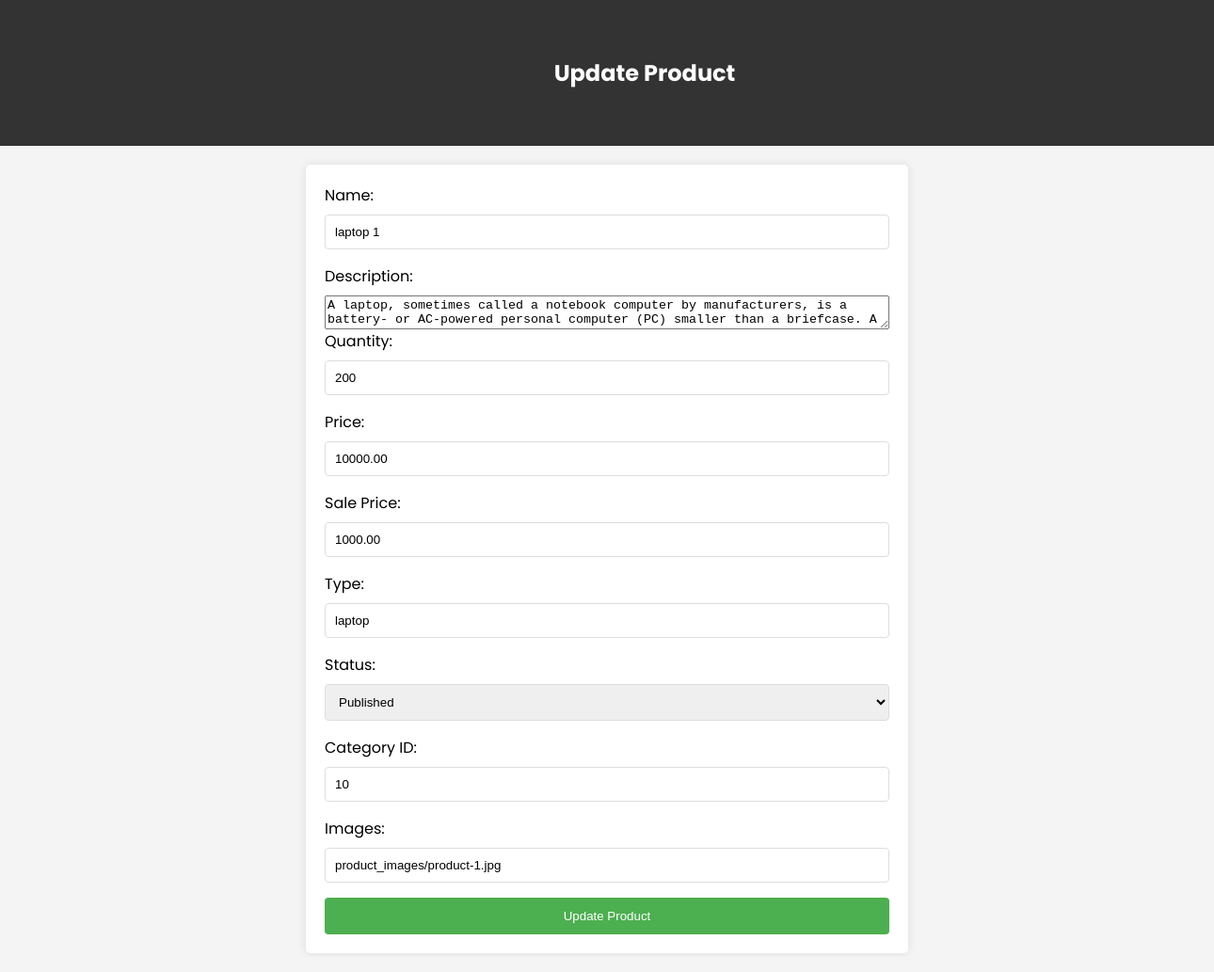
Before: /admin_dashboard/update_product.php?id=1 with the older database file.
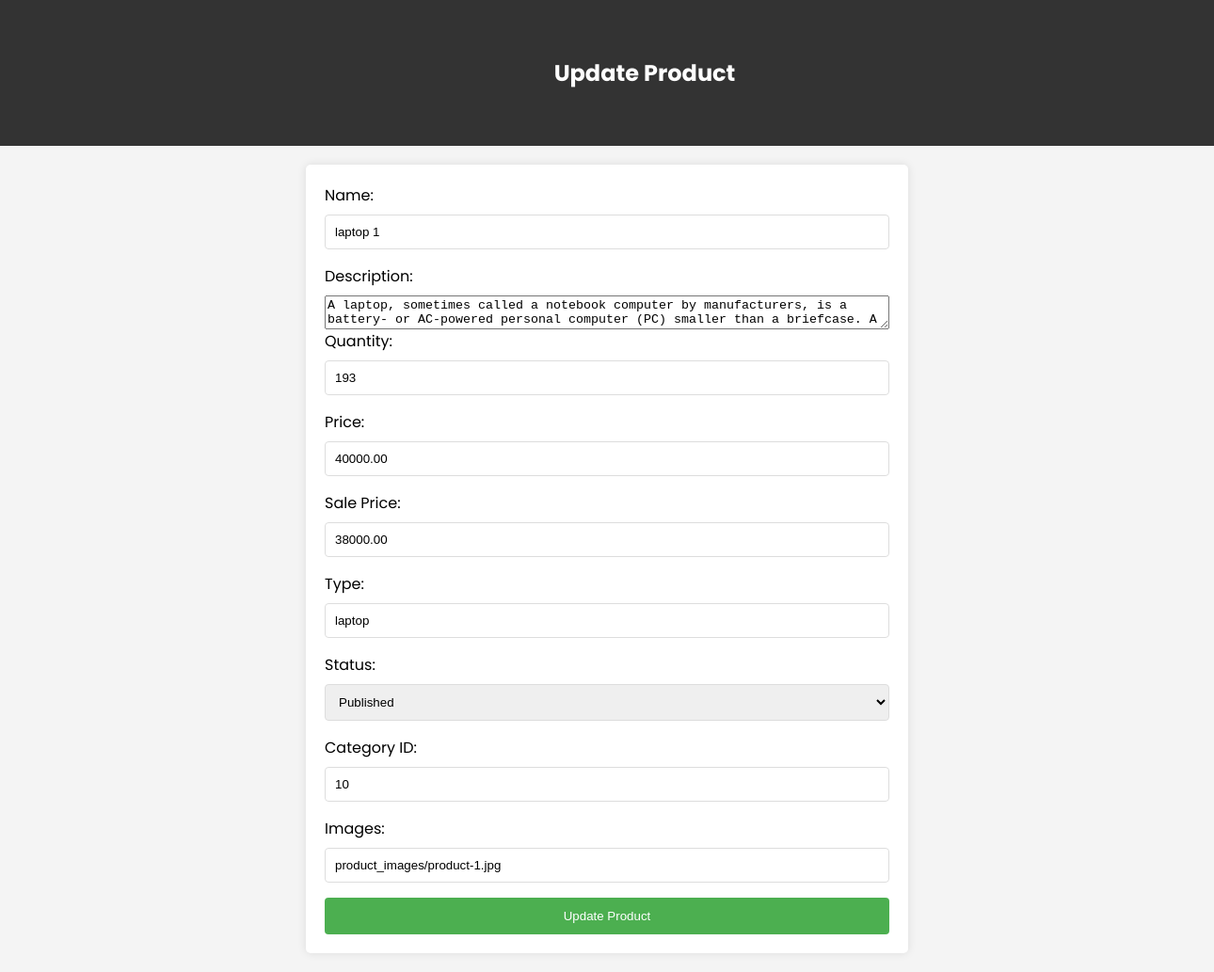
After: the same page with the newer database file.
### tables this page shows
CREATE TABLE `products` (
  `id` int(11) NOT NULL,
  `admin_id` int(11) NOT NULL,
  `name` varchar(255) NOT NULL,
  `description` text NOT NULL,
  `quantity` int(11) NOT NULL,
  `price` decimal(10,2) NOT NULL,
  `sale_price` decimal(10,2) DEFAULT NULL,
  `type` varchar(255) NOT NULL,
  `status` enum('published','draft') NOT NULL,
  `category_id` int(11) NOT NULL,
  `brand_id` int(11) NOT NULL,
  `images` text NOT NULL,
  `created_at` timestamp NOT NULL DEFAULT current_timestamp()
);

### admin_dashboard/update_product.php (the view, shortened to what this page needs)
<?php
require_once('config.php');
if (isset($_GET['id']) && is_numeric($_GET['id'])) {
    $productId = $_GET['id'];
    $result = $conn->query("SELECT * FROM products WHERE id = $productId");
} else {
    echo "Product ID not provided.";
    exit();
}
?>
<!DOCTYPE html>
<html lang="en">
<head>
</head>
<body>
    <header>
        <h2>Update Product</h2>
    </header>
    <main>
        <form method="post">
            <?php
            while ($row = $result->fetch_assoc()) {
                ?>
                <label for="name">Name:</label>
                <input type="text" name="name" value="<?= $row['name'] ?>" required>
                <label for="description">Description:</label>
                <textarea name="description" required><?= $row['description'] ?></textarea>
                <label for="quantity">Quantity:</label>
                <input type="number" name="quantity" value="<?= $row['quantity'] ?>" required>
                <label for="price">Price:</label>
                <input type="number" name="price" step="0.01" value="<?= $row['price'] ?>" required>
                <label for="sale_price">Sale Price:</label>
                <input type="number" name="sale_price" step="0.01" value="<?= $row['sale_price'] ?>" required>
                <label for="type">Type:</label>
                <input type="text" name="type" value="<?= $row['type'] ?>" required>
                <label for="status">Status:</label>
                <select name="status" required>
                    <option value="published" <?= ($row['status'] == 'published') ? 'selected' : '' ?>>Published</option>
                </select>
                <label for="category_id">Category ID:</label>
                <input type="number" name="category_id" value="<?= $row['category_id'] ?>" required>
                <label for="images">Images:</label>
                <input type="text" name="images" value="<?= $row['images'] ?>" required>
                <button type="submit">Update Product</button>
                <?php
            }
            ?>
        </form>
    </main>
</body>
</html>

Changed rows visible on the page:
changed products "laptop 1": quantity "200" → "193"; price "10000.00" → "40000.00"; sale_price "1000.00" → "38000.00"
